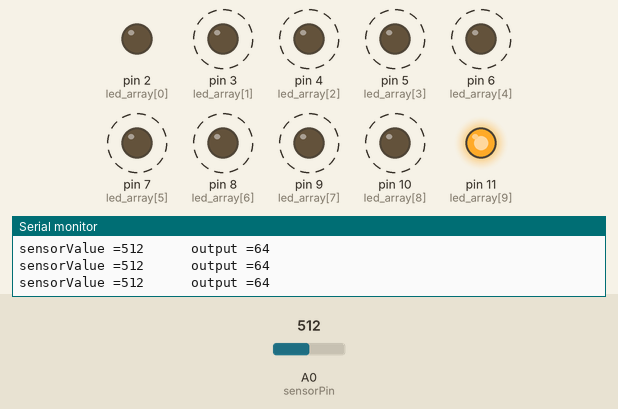
The sketch below on a simulated Arduino Uno, built with avr-gcc and run on an emulated ATmega328P. Shown: output pins drawn as LEDs (lit = HIGH), the last lines printed to the serial monitor. Dashed ring = blinking. The test bench sets the inputs (shaded band); at power-on: A0 (sensorPin) = 512.

Above: at 0.65 s.
1.3 s: A0 (sensorPin) set to 122
At 2.17 s:
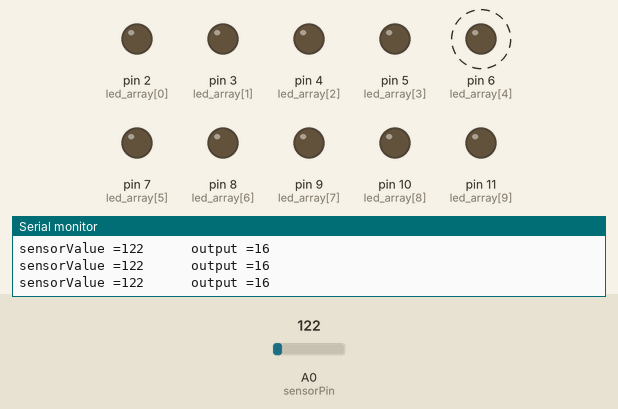
4.3 s: A0 (sensorPin) set to 900
7.3 s: A0 (sensorPin) set to 0
At 7.46 s:
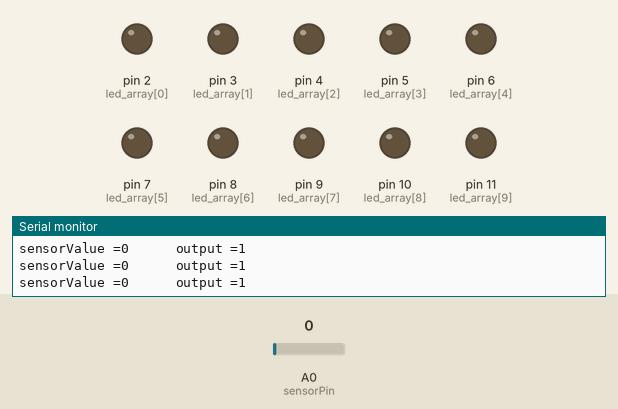
10.3 s: A0 (sensorPin) set to 716
At 10.53 s:
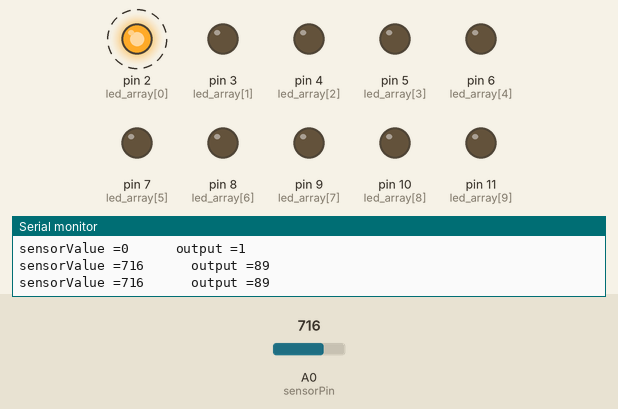
Timing chart, 0 to 14.3 s (numbered marks = the images above; inputs shaded):
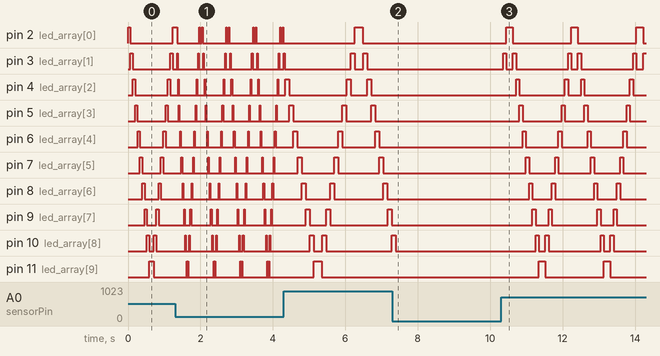

The sketch:

sketch_mar19a.ino
```cpp
//int firstLEDPin = 2, lastLedPin = 11;
int led_array[] = {2,3,4,5,6,7,8,9,10,11}; //燈泡接的接角
int ledCount = 10; //燈泡的數量

int sensorPin = A0; //電位計(可變電阻)接A0
int sensorValue = 0; //可變電阻的值
int outputValue = 0; //變數存放(0~1023壓縮值)MAP

void sensorValue_function();// 讀取可變電阻的值 並且 轉換成等比例的等待秒數
void LED_OUTPUT(); //霹靂燈運作

void setup() {
  for (int led = 0; led < ledCount; led++){
     pinMode(led_array[led], OUTPUT);
  }
  Serial.begin(9600); //開啟序列埠監控視窗
}

void loop() { //主程式
  sensorValue_function(); // 讀取可變電阻的值
  LED_OUTPUT(); //霹靂燈運作
}

void sensorValue_function(){ // 讀取可變電阻的值 並且 轉換成等比例的等待秒數
  sensorValue = analogRead(sensorPin); //讀取可變電阻的值
  outputValue = map(sensorValue, 0, 1023, 1, 128); //等比例縮小控制範圍

  //print 序列埠監控視窗
  Serial.print("sensorValue =");
  Serial.print(sensorValue);
  Serial.print("      output =");
  Serial.println(outputValue);
}

void LED_OUTPUT(){ //霹靂燈運作
  for (int led = 0; led < ledCount; led++){
     sensorValue_function();// 讀取可變電阻的值

     digitalWrite(led_array[led], HIGH);
     delay(outputValue);
     digitalWrite(led_array[led], LOW);
  }
  for (int led = ledCount-1; led >= 0; led--){
     sensorValue_function();// 讀取可變電阻的值

     digitalWrite(led_array[led], HIGH);
     delay(outputValue);
     digitalWrite(led_array[led], LOW);
  }
}
```

Measured:
- after the input at 7.3 s, pin 2 (led_array[0]): stays LOW (without the input it goes to HIGH after 1.2 s); pin 3 (led_array[1]): stops changing and stays LOW
- after the input at 10.3 s, pin 2 (led_array[0]): alternates HIGH for 0.18 s and LOW for 1.6 s, starting after 0.14 s; pin 3 (led_array[1]): LOW → HIGH after 0.06 s, then repeats every 1.8 s: LOW 0.18 s, HIGH 0.09 s, LOW 1.4 s, HIGH 0.09 s; pin 11 (led_array[9]): alternates HIGH for 0.18 s and LOW for 1.6 s, starting after 1.0 s
